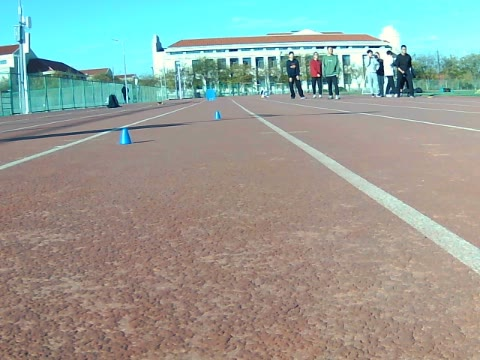
#> input picture cpp/tests/fixtures/field_20261120_primary-680.jpg, 480 x 360 px
$ python -i tape_pixels.py   (imports and definitions only)
#> lines starting #> are read from the running program, lines starting #| are printed output that depends on the picture; after the words box and inside, x2 and y2 are one past the last pixel; in counts of white or black regions, pixels touching at a corner belong together
#> further down, picture is the input picture: shape (360, 480, 3); mean B, G, R 151.7, 159.5, 149.4
#> in local_tape_image, `original=cv2.cvtColor(image,cv2.COLOR_BGR2HSV)`: original: shape (360, 480, 3); mean H, S, V 36.6, 67.3, 175.4
#> in local_tape_image, `normalized[:,:,2]=cv2.createCLAHE(clipLimit=1.5,tileGridSize=(8,8)).ap..`: normalized: shape (360, 480, 3); mean H, S, V 36.6, 67.3, 167.3
"""Current-image tape evidence under local glare, shared by lane and parking.

Large achromatic highlights are unknown, not free ground or invented tape.
Only the segmentation changes: image coordinates and calibration stay intact.
"""
import cv2
import numpy as np

PROCESSING_REVISION='tape-local-contrast-20261110'


def shadow_white_mask(image):
    """Current narrow, low-saturation ridges on a darker colored floor.

    This mask is only a proposal: callers still check observed stripe widths,
    both floor flanks, curve geometry and original ground-color support.
    """
    hsv=cv2.cvtColor(image,cv2.COLOR_BGR2HSV)
    value=hsv[:,:,2]
    ridge=tape_contrast(cv2.GaussianBlur(value,(5,5),0))
    saturation=hsv[:,:,1]
    mask=((value>=85)&(saturation<=100)&(ridge>=12)).astype(np.uint8)*255
    mask[broad_glare(hsv)>0]=0
    mask=cv2.morphologyEx(mask,cv2.MORPH_OPEN,np.ones((3,3),np.uint8))
    segments=cv2.HoughLinesP(mask,1,np.pi/180,30,
                            minLineLength=image.shape[0]*.14,maxLineGap=6)
    supported=np.zeros_like(mask)
    if segments is not None:
        for x1,y1,x2,y2 in segments[:,0]:
            if abs(y2-y1)>=image.shape[0]*.09 and abs(x2-x1)<=6*abs(y2-y1):
                cv2.line(supported,(x1,y1),(x2,y2),255,15)
    # Segments only select existing pixels; they never fill a missing stripe.
    mask=cv2.bitwise_and(mask,supported)
    return mask


def broad_glare(hsv):
    """Reject broad near-white highlights while retaining narrow tape strips."""
    bright=cv2.inRange(hsv,(0,0,235),(179,45,255))
    # This width exceeds the normal narrow-stripe proposals at 480 x 360.
    # Opening selects only a broad core; dilation removes its bright rim too.
    core=cv2.morphologyEx(bright,cv2.MORPH_OPEN,
                         cv2.getStructuringElement(cv2.MORPH_ELLIPSE,(31,31)))
    return cv2.dilate(core,np.ones((5,5),np.uint8))


def white_tape_mask(hsv,minimum_value,maximum_saturation):
    mask=cv2.inRange(hsv,(0,0,minimum_value),(179,maximum_saturation,255))
    mask[broad_glare(hsv)>0]=0
    return mask


def tape_contrast(grey):
    """Local bright-stripe contrast at two widths, without changing color."""
    fine=cv2.morphologyEx(grey,cv2.MORPH_TOPHAT,np.ones((15,15),np.uint8))
    wide=cv2.morphologyEx(grey,cv2.MORPH_TOPHAT,np.ones((31,31),np.uint8))
    return cv2.max(fine,wide)


def _contrast_tape_image(image):
    """One bounded shadow recovery pass, only at existing bright thin details.

    Original hue/saturation and image coordinates are retained. Broad glare,
    flat floor and dark unknown pixels receive no boost; no holes are filled.
    """
    hsv=cv2.cvtColor(image,cv2.COLOR_BGR2HSV)
#> hsv: shape (360, 480, 3); mean H, S, V 36.4, 68.2, 167.3
    grey=cv2.cvtColor(image,cv2.COLOR_BGR2GRAY)
    contrast=tape_contrast(grey)
#> in tape_contrast, `wide=cv2.morphologyEx(grey,cv2.MORPH_TOPHAT,np.ones((31,31),np.uint8))`:
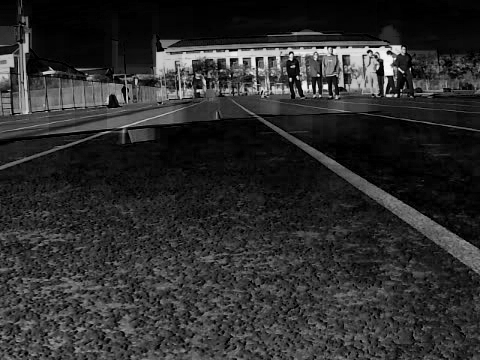
#> wide: shape (360, 480); min 0, max 249, mean 45.7
    supported=(hsv[:,:,1]<=70)&(hsv[:,:,2]>=100)&(contrast>=13)&(broad_glare(hsv)==0)
#> in broad_glare, `bright=cv2.inRange(hsv,(0,0,235),(179,45,255))`:
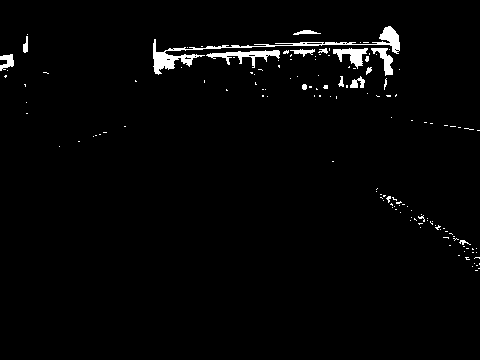
#> bright: shape (360, 480); 2% white; 143 white regions (128 under 20 px), largest, box (x1, y1, x2, y2) and area: (153, 26, 400, 75) 1365, (206, 50, 280, 68) 451, (333, 48, 368, 69) 334
#> in broad_glare, `core=cv2.morphologyEx(bright,cv2.MORPH_OPEN, cv2.getStructuringElement..`: core: shape (360, 480); every value is 0
#> supported: shape (360, 480) bool; 56.4% white; 1757 black regions (1661 under 20 px), largest, box (x1, y1, x2, y2) and area: (0, 0, 480, 122) 34066, (307, 116, 480, 244) 9166, (0, 102, 334, 190) 8208
    boost=np.minimum(70,contrast.astype(np.int16)*2)
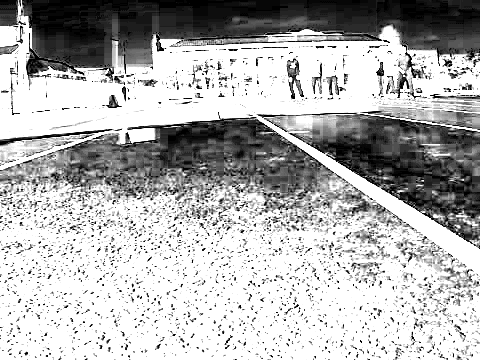
#> boost: shape (360, 480) int16; min 0, max 70, mean 49.2; drawn with min black and max white
    value=hsv[:,:,2].astype(np.int16)
    hsv[:,:,2]=np.where(supported,np.minimum(255,value+boost),value).astype(np.uint8)
#> hsv: shape (360, 480, 3); mean H, S, V 36.4, 68.2, 199.4
    return cv2.cvtColor(hsv,cv2.COLOR_HSV2BGR)


def local_tape_image(image):
    """Normalize local illumination once; retain original color and unknowns.

    CLAHE only supplies stripe contrast. The original glare mask, brightness
    floor and 70-level boost bound remain authoritative for the returned image.
    Callers must still validate ground/occupancy against the original frame.
    """
    original=cv2.cvtColor(image,cv2.COLOR_BGR2HSV)
    normalized=original.copy()
    normalized[:,:,2]=cv2.createCLAHE(clipLimit=1.5,tileGridSize=(8,8)).apply(original[:,:,2])
    enhanced=cv2.cvtColor(_contrast_tape_image(cv2.cvtColor(normalized,cv2.COLOR_HSV2BGR)),cv2.COLOR_BGR2HSV)
#> enhanced: shape (360, 480, 3); mean H, S, V 36.3, 68.8, 199.4
    value=original[:,:,2].astype(np.int16)
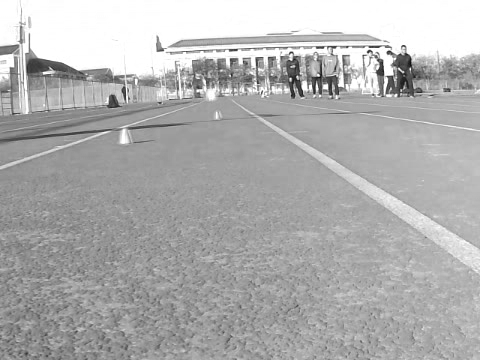
#> value: shape (360, 480) int16; min 13, max 255, mean 175.4
    supported=(original[:,:,1]<=70)&(value>=100)&(broad_glare(original)==0)
#> in broad_glare (call 2), `bright=cv2.inRange(hsv,(0,0,235),(179,45,255))`: bright: shape (360, 480); 2.1% white; 124 white regions (109 under 20 px), largest, box (x1, y1, x2, y2) and area: (153, 26, 401, 75) 1994, (333, 48, 369, 69) 345, (371, 48, 393, 76) 264
#> supported: shape (360, 480) bool; 70.4% white; 826 black regions (751 under 20 px), largest, box (x1, y1, x2, y2) and area: (0, 0, 480, 117) 32296, (71, 296, 197, 360) 3489, (197, 312, 328, 360) 2976
    recovered=np.minimum(value+70,np.maximum(value,enhanced[:,:,2].astype(np.int16)))
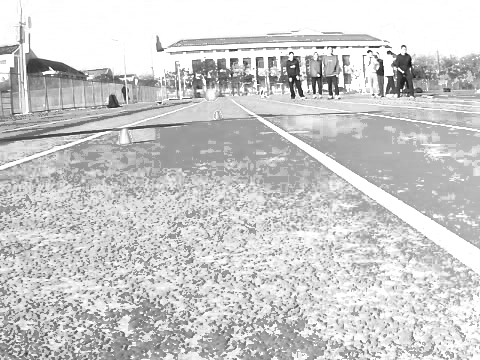
#> recovered: shape (360, 480) int16; min 13, max 255, mean 203.6
    original[:,:,2]=np.where(supported,recovered,value).astype(np.uint8)
#> original: shape (360, 480, 3); mean H, S, V 36.6, 67.3, 203.4
    converted=cv2.cvtColor(original,cv2.COLOR_HSV2BGR)
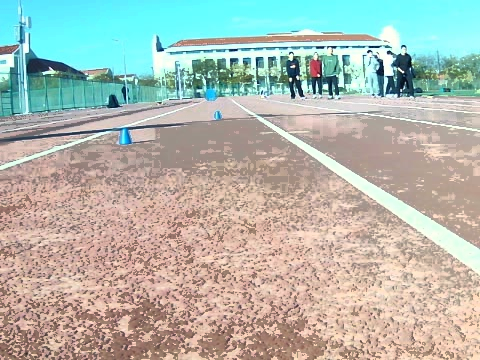
#> converted: shape (360, 480, 3); mean B, G, R 174, 183.4, 176.9
    result=image.copy();changed=supported&(recovered>value)
#> after `changed = supported & (recovered > value)`:
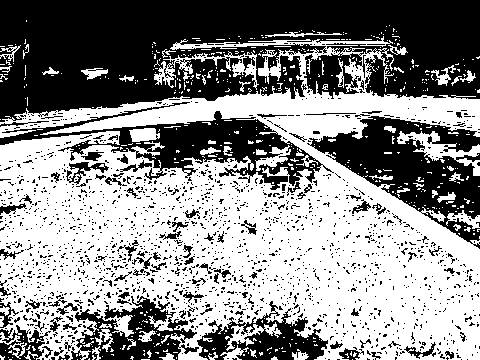
#> changed: shape (360, 480) bool; 55% white; 1832 black regions (1738 under 20 px), largest, box (x1, y1, x2, y2) and area: (0, 0, 480, 122) 42239, (307, 116, 480, 249) 9328, (0, 102, 334, 190) 7839
    result[changed]=converted[changed]
    return result

>>> import cv2
>>> picture = cv2.imread('../../tests/fixtures/field_20261120_primary-680.jpg')
>>> result = local_tape_image(picture)

$ run again, on cpp/tests/fixtures/field_20261120_primary-687.jpg
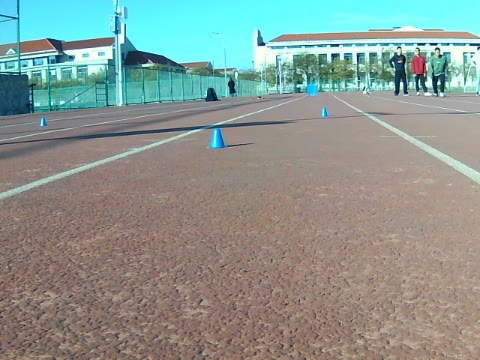
#> input picture cpp/tests/fixtures/field_20261120_primary-687.jpg, 480 x 360 px
#> picture is the input picture: shape (360, 480, 3); mean B, G, R 144.8, 151.3, 138.1
#> normalized: shape (360, 480, 3); mean H, S, V 39.2, 66.6, 159.4
#> in broad_glare, `bright=cv2.inRange(hsv,(0,0,235),(179,45,255))`:
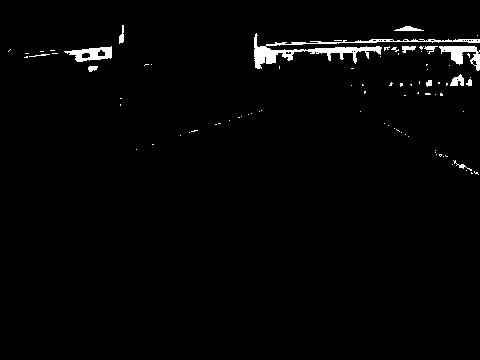
#> bright: shape (360, 480); 1.8% white; 86 white regions (73 under 20 px), largest, box (x1, y1, x2, y2) and area: (254, 33, 480, 69) 1504, (439, 46, 480, 71) 452, (64, 46, 112, 62) 406
#> core: shape (360, 480); every value is 0
#> enhanced: shape (360, 480, 3); mean H, S, V 38.9, 68.1, 197.6
#> bright: shape (360, 480); 1.9% white; 63 white regions (50 under 20 px), largest, box (x1, y1, x2, y2) and area: (254, 33, 480, 69) 1656, (439, 46, 480, 71) 469, (64, 46, 112, 62) 422
#> in local_tape_image, `changed = supported & (recovered > value)`:
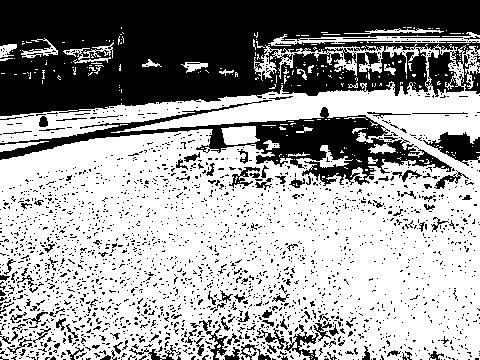
#> changed: shape (360, 480) bool; 62.3% white; 2310 black regions (2192 under 20 px), largest, box (x1, y1, x2, y2) and area: (0, 0, 480, 116) 41723, (0, 100, 452, 186) 8878, (423, 132, 480, 166) 956

$ run again, on cpp/tests/fixtures/field_20261120_primary-688.jpg
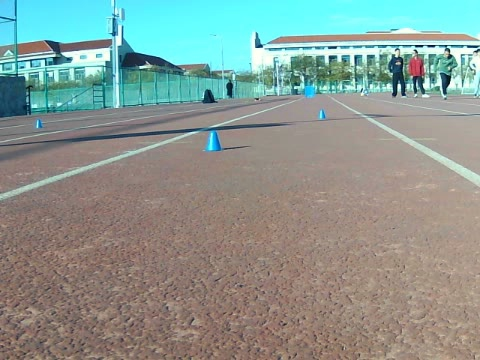
#> input picture cpp/tests/fixtures/field_20261120_primary-688.jpg, 480 x 360 px
#> picture is the input picture: shape (360, 480, 3); mean B, G, R 145.7, 152.1, 138.1
#> normalized: shape (360, 480, 3); mean H, S, V 39.6, 67.2, 160.4
#> in broad_glare, `bright=cv2.inRange(hsv,(0,0,235),(179,45,255))`:
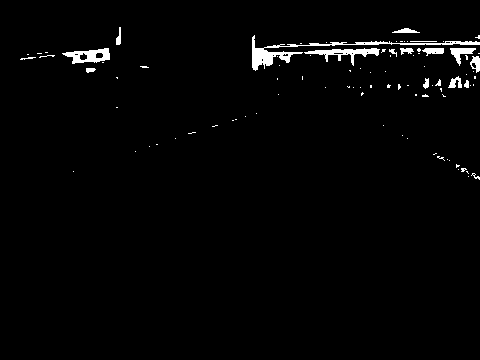
#> bright: shape (360, 480); 1.8% white; 94 white regions (76 under 20 px), largest, box (x1, y1, x2, y2) and area: (252, 35, 480, 71) 1040, (304, 48, 380, 66) 434, (62, 48, 110, 64) 415
#> core: shape (360, 480); every value is 0
#> enhanced: shape (360, 480, 3); mean H, S, V 39.3, 68.7, 197.8
#> bright: shape (360, 480); 1.9% white; 78 white regions (63 under 20 px), largest, box (x1, y1, x2, y2) and area: (252, 35, 480, 71) 1635, (62, 48, 110, 64) 433, (450, 48, 476, 66) 195
#> in local_tape_image, `changed = supported & (recovered > value)`:
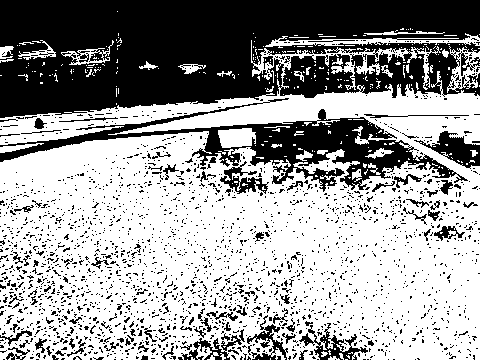
#> changed: shape (360, 480) bool; 61.3% white; 2272 black regions (2180 under 20 px), largest, box (x1, y1, x2, y2) and area: (0, 0, 480, 118) 42599, (0, 98, 468, 192) 9634, (414, 131, 480, 169) 996
